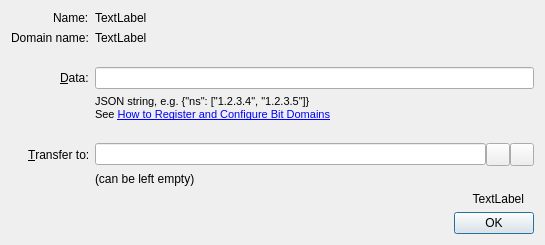
<?xml version="1.0" encoding="UTF-8"?>
<ui version="4.0">
 <class>ConfigureNameDialog</class>
 <widget class="QDialog" name="ConfigureNameDialog">
  <property name="geometry">
   <rect>
    <x>0</x>
    <y>0</y>
    <width>545</width>
    <height>245</height>
   </rect>
  </property>
  <property name="sizePolicy">
   <sizepolicy hsizetype="Preferred" vsizetype="Preferred">
    <horstretch>0</horstretch>
    <verstretch>0</verstretch>
   </sizepolicy>
  </property>
  <property name="windowTitle">
   <string>Configure Name</string>
  </property>
  <layout class="QVBoxLayout" name="verticalLayout">
   <item>
    <layout class="QFormLayout" name="formLayout">
     <property name="fieldGrowthPolicy">
      <enum>QFormLayout::AllNonFixedFieldsGrow</enum>
     </property>
     <property name="labelAlignment">
      <set>Qt::AlignRight|Qt::AlignTrailing|Qt::AlignVCenter</set>
     </property>
     <item row="1" column="0">
      <widget class="QLabel" name="label_2">
       <property name="text">
        <string>Name:</string>
       </property>
       <property name="buddy">
        <cstring>dataEdit</cstring>
       </property>
      </widget>
     </item>
     <item row="1" column="1">
      <widget class="QLabel" name="labelName">
       <property name="text">
        <string notr="true">TextLabel</string>
       </property>
      </widget>
     </item>
     <item row="4" column="0">
      <widget class="QLabel" name="label">
       <property name="text">
        <string>&amp;Data:</string>
       </property>
       <property name="alignment">
        <set>Qt::AlignLeading|Qt::AlignLeft|Qt::AlignVCenter</set>
       </property>
       <property name="buddy">
        <cstring>dataEdit</cstring>
       </property>
      </widget>
     </item>
     <item row="4" column="1">
      <widget class="QLineEdit" name="dataEdit">
       <property name="toolTip">
        <string>Enter JSON string that will be associated with the name</string>
       </property>
      </widget>
     </item>
     <item row="5" column="1">
      <widget class="QLabel" name="label_4">
       <property name="text">
        <string>&lt;!DOCTYPE HTML PUBLIC &quot;-//W3C//DTD HTML 4.0//EN&quot; &quot;http://www.w3.org/TR/REC-html40/strict.dtd&quot;&gt;
&lt;html&gt;&lt;head&gt;&lt;meta name=&quot;qrichtext&quot; content=&quot;1&quot; /&gt;&lt;style type=&quot;text/css&quot;&gt;
p, li { white-space: pre-wrap; }
&lt;/style&gt;&lt;/head&gt;&lt;body style=&quot; font-family:'MS Shell Dlg 2'; font-size:8pt; font-weight:400; font-style:normal;&quot;&gt;
&lt;p style=&quot; margin:0px; -qt-block-indent:0; text-indent:0px;&quot;&gt;JSON string, e.g. {&amp;quot;ns&amp;quot;: [&amp;quot;1.2.3.4&amp;quot;, &amp;quot;1.2.3.5&amp;quot;]}&lt;/p&gt;
&lt;p style=&quot; margin:0px; -qt-block-indent:0; text-indent:0px;&quot;&gt;See &lt;a href=&quot;https://wiki.namecoin.info/index.php?title=Register_and_Configure_.bit_Domains&quot;&gt;&lt;span style=&quot; text-decoration: underline; color:#0000ff;&quot;&gt;How to Register and Configure Bit Domains&lt;/span&gt;&lt;/a&gt;&lt;/p&gt;&lt;/body&gt;&lt;/html&gt;</string>
       </property>
      </widget>
     </item>
     <item row="7" column="0">
      <widget class="QLabel" name="labelTransferTo">
       <property name="text">
        <string>&amp;Transfer to:</string>
       </property>
       <property name="buddy">
        <cstring>transferTo</cstring>
       </property>
      </widget>
     </item>
     <item row="7" column="1">
      <layout class="QHBoxLayout" name="transferToLayout">
       <property name="spacing">
        <number>0</number>
       </property>
       <property name="sizeConstraint">
        <enum>QLayout::SetDefaultConstraint</enum>
       </property>
       <item>
        <widget class="QValidatedLineEdit" name="transferTo">
         <property name="toolTip">
          <string>The Namecoin address to transfer domain to
(e.g. N1KHAL5C1CRzy58NdJwp1tbLze3XrkFxx9).
Leave empty, if not needed.</string>
         </property>
         <property name="maxLength">
          <number>34</number>
         </property>
        </widget>
       </item>
       <item>
        <widget class="QToolButton" name="addressBookButton">
         <property name="toolTip">
          <string>Choose address from address book</string>
         </property>
         <property name="text">
          <string/>
         </property>
         <property name="icon">
          <iconset resource="../bitcoin.qrc">
           <normaloff>:/icons/address-book</normaloff>:/icons/address-book</iconset>
         </property>
         <property name="shortcut">
          <string>Alt+A</string>
         </property>
        </widget>
       </item>
       <item>
        <widget class="QToolButton" name="pasteButton">
         <property name="toolTip">
          <string>Paste address from clipboard</string>
         </property>
         <property name="text">
          <string/>
         </property>
         <property name="icon">
          <iconset resource="../bitcoin.qrc">
           <normaloff>:/icons/editpaste</normaloff>:/icons/editpaste</iconset>
         </property>
         <property name="shortcut">
          <string>Alt+P</string>
         </property>
        </widget>
       </item>
      </layout>
     </item>
     <item row="6" column="1">
      <spacer name="verticalSpacer">
       <property name="orientation">
        <enum>Qt::Vertical</enum>
       </property>
       <property name="sizeHint" stdset="0">
        <size>
         <width>20</width>
         <height>16</height>
        </size>
       </property>
      </spacer>
     </item>
     <item row="2" column="0">
      <widget class="QLabel" name="label_3">
       <property name="text">
        <string>Domain name:</string>
       </property>
      </widget>
     </item>
     <item row="2" column="1">
      <widget class="QLabel" name="labelDomain">
       <property name="text">
        <string notr="true">TextLabel</string>
       </property>
      </widget>
     </item>
     <item row="3" column="1">
      <spacer name="verticalSpacer_2">
       <property name="orientation">
        <enum>Qt::Vertical</enum>
       </property>
       <property name="sizeHint" stdset="0">
        <size>
         <width>20</width>
         <height>16</height>
        </size>
       </property>
      </spacer>
     </item>
     <item row="8" column="1">
      <widget class="QLabel" name="labelTransferToHint">
       <property name="text">
        <string>(can be left empty)</string>
       </property>
      </widget>
     </item>
    </layout>
   </item>
   <item>
    <widget class="QLabel" name="labelSubmitHint">
     <property name="text">
      <string notr="true">TextLabel</string>
     </property>
     <property name="alignment">
      <set>Qt::AlignRight|Qt::AlignTrailing|Qt::AlignVCenter</set>
     </property>
     <property name="margin">
      <number>10</number>
     </property>
     <property name="indent">
      <number>10</number>
     </property>
    </widget>
   </item>
   <item>
    <layout class="QHBoxLayout" name="horizontalLayout">
     <item>
      <spacer name="horizontalSpacer">
       <property name="orientation">
        <enum>Qt::Horizontal</enum>
       </property>
       <property name="sizeHint" stdset="0">
        <size>
         <width>40</width>
         <height>20</height>
        </size>
       </property>
      </spacer>
     </item>
     <item>
      <widget class="QDialogButtonBox" name="buttonBox">
       <property name="sizePolicy">
        <sizepolicy hsizetype="Maximum" vsizetype="Fixed">
         <horstretch>0</horstretch>
         <verstretch>0</verstretch>
        </sizepolicy>
       </property>
       <property name="orientation">
        <enum>Qt::Horizontal</enum>
       </property>
       <property name="standardButtons">
        <set>QDialogButtonBox::Ok</set>
       </property>
      </widget>
     </item>
    </layout>
   </item>
  </layout>
 </widget>
 <customwidgets>
  <customwidget>
   <class>QValidatedLineEdit</class>
   <extends>QLineEdit</extends>
   <header>../../src/qt/qvalidatedlineedit.h</header>
  </customwidget>
 </customwidgets>
 <resources>
  <include location="../bitcoin.qrc"/>
 </resources>
 <connections>
  <connection>
   <sender>buttonBox</sender>
   <signal>accepted()</signal>
   <receiver>ConfigureNameDialog</receiver>
   <slot>accept()</slot>
   <hints>
    <hint type="sourcelabel">
     <x>248</x>
     <y>254</y>
    </hint>
    <hint type="destinationlabel">
     <x>157</x>
     <y>274</y>
    </hint>
   </hints>
  </connection>
 </connections>
</ui>
